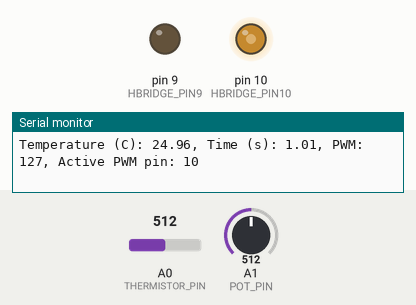
Recording of a sketch running on a simulated Arduino Uno, built with avr-gcc and run on an emulated ATmega328P. On the bench: output pins drawn as LEDs (lit = HIGH), the last lines printed to the serial monitor. The inputs (shaded band) are chosen by the test bench; at power-on: A1 (POT_PIN) = 512, A0 (THERMISTOR_PIN) = 512.

Above: at 1.3 s.
1.4 s: A1 (POT_PIN) set to 716
At 2.4 s:
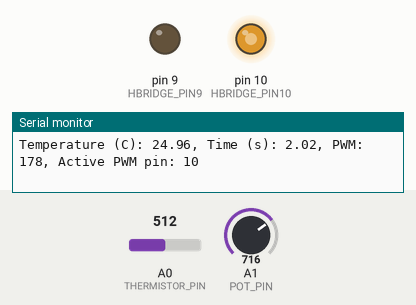
3.0 s: A1 (POT_PIN) set to 410
At 4.2 s:
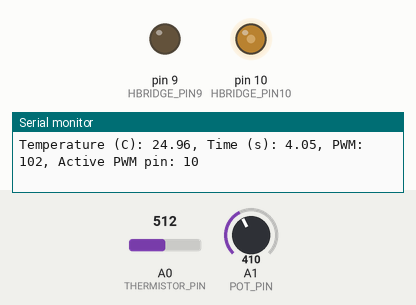
6.0 s: A1 (POT_PIN) set to 383
At 6.5 s:
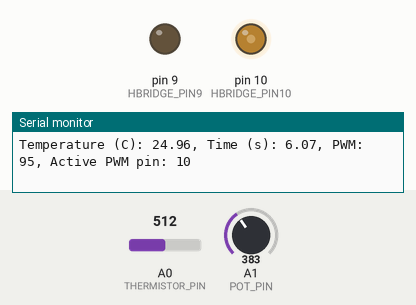
7.5 s: A1 (POT_PIN) set to 122
At 8.1 s:
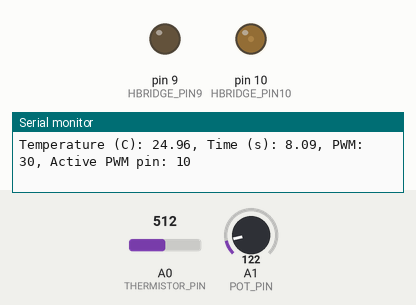
9.0 s: A1 (POT_PIN) set to 0
At 9.8 s:
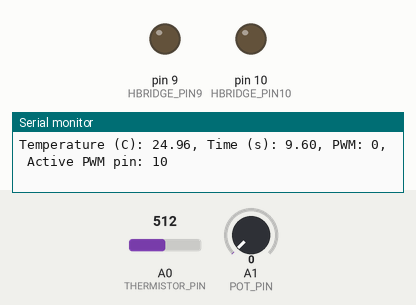
10.6 s: A0 (THERMISTOR_PIN) set to 674
13.6 s: A0 (THERMISTOR_PIN) set to 696
Timing chart, 0 to 16.6 s (numbered marks = the images above; inputs shaded):
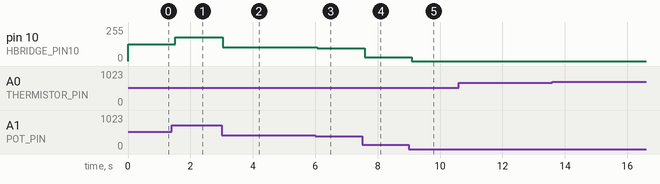

The sketch:

P2_First_Manual_Sketch.ino
```cpp
// Pin Definitions
const int THERMISTOR_PIN = A0;  // Thermistor input
const int POT_PIN        = A1;  // Trim pot input
const int HBRIDGE_PIN9   = 9;   // Held LOW
const int HBRIDGE_PIN10  = 10;  // PWM output driven by trim pot

// Thermistor Circuit Variables
const float SERIES_RESISTOR = 100000.0; // Fixed resistor value (100k Ohms)
const float R0              = 100000.0; // Thermistor resistance at 25°C (100k Ohms)
const float B_COEFF         = 3950.0;   // Beta coefficient
const float T0              = 298.15;   // 25°C in Kelvin

void setup() {
  Serial.begin(9600);

  // Set H-bridge control pins as outputs
  pinMode(HBRIDGE_PIN9, OUTPUT);
  pinMode(HBRIDGE_PIN10, OUTPUT);

  // Ensure initial direction is set (Pin 9 LOW)
  digitalWrite(HBRIDGE_PIN9, LOW);
  analogWrite(HBRIDGE_PIN10, 0);
}

void loop() {
  // Read raw thermistor ADC
  int rawADC = analogRead(THERMISTOR_PIN);

  // Clamp ADC to avoid 0 or 1023 (division by zero / infinite resistance)
  if (rawADC >= 1023) rawADC = 1022;
  if (rawADC <= 0) rawADC = 1;

  // Calculate Thermistor Resistance (Thermistor to GND, Resistor to 5V)
  float rTherm = SERIES_RESISTOR * ((float)rawADC / (1023.0 - (float)rawADC));

  // Steinhart-Hart / Beta Equation for Temperature in Kelvin
  float steinhart = log(rTherm / R0) / B_COEFF;
  steinhart += 1.0 / T0;
  float tempK = 1.0 / steinhart;

  // Convert Kelvin to Celsius
  float tempC = tempK - 273.15;

  // Read trim pot (0-1023) and map directly to PWM (0-255)
  int pwmVal = map(analogRead(POT_PIN), 0, 1023, 0, 255);

  // Drive H-bridge
  digitalWrite(HBRIDGE_PIN9, LOW);
  analogWrite(HBRIDGE_PIN10, pwmVal);

  // Print single line output required for Part 2
  Serial.print("Temperature (C): ");
  Serial.print(tempC, 2);
  Serial.print(", Time (s): ");
  Serial.print(millis() / 1000.0, 2);
  Serial.print(", PWM: ");
  Serial.print(pwmVal);
  Serial.print(", Active PWM pin: ");
  Serial.println(HBRIDGE_PIN10);

  delay(500);
}
```

Measured:
- after the input at 1.4 s, pin 10 (HBRIDGE_PIN10): 127/255 → 178/255 after 0.12 s
- after the input at 3.0 s, pin 10 (HBRIDGE_PIN10): 178/255 → 102/255 at once
- after the input at 6.0 s, pin 10 (HBRIDGE_PIN10): 102/255 → 95/255 after 0.07 s
- after the input at 7.5 s, pin 10 (HBRIDGE_PIN10): 95/255 → 30/255 after 0.08 s
- after the input at 9.0 s, pin 10 (HBRIDGE_PIN10): 30/255 → 0/255 after 0.10 s
